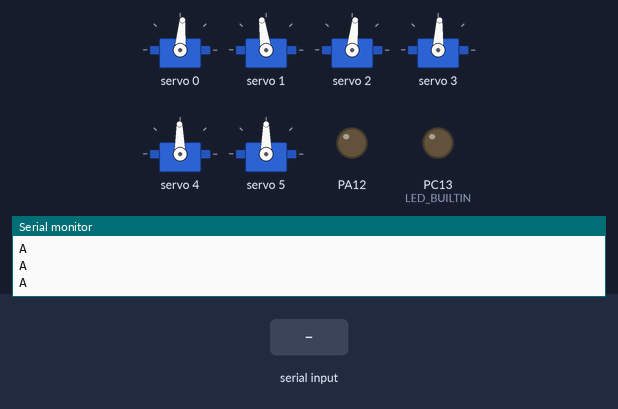
A sketch run on a simulated STM32 Blue Pill. Parts: 6 × servo, output pins drawn as LEDs (lit = HIGH), the last lines printed to the serial monitor. The inputs (shaded band) are chosen by the test bench.

Above: at 1.4 s.
1.5 s: "G90\n" received over Serial
At 1.7 s:
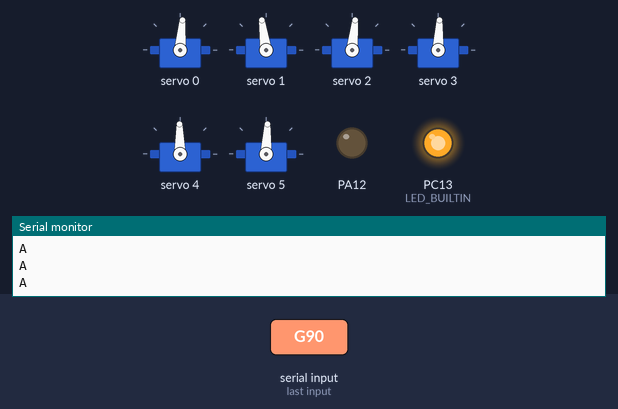
At 2.4 s:
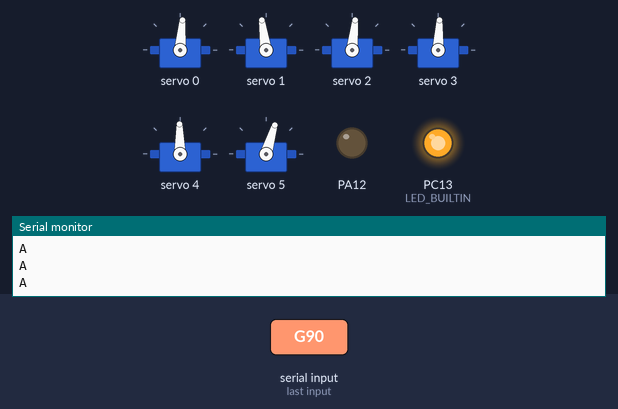
4.5 s: "P90\n" received over Serial
At 7.7 s:
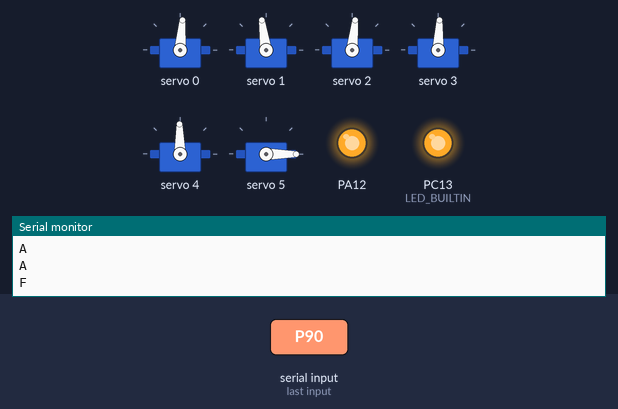
Timing chart, 0 to 9.2 s (numbered marks = the images above; inputs shaded):
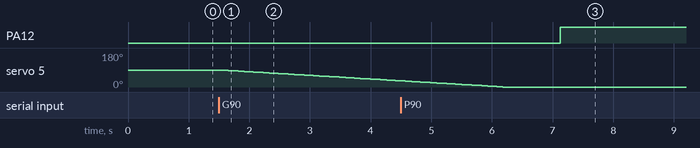

The sketch:

robot_stm32_pc.ino
```cpp
/*
 Name:		robot_stm32_pc.ino
 Created:	10.02.2018 15:04:41
 Author:	Michał Kuzemczak
*/

// the setup function runs once when you press reset or power the board
#include <Adafruit_PWMServoDriver.h>

#define MAX_LERP_POINTS 30
#define MAX_SERVOS 5

#define SRV0  0
#define SRV1  1
#define SRV2  2
#define SRV3  3
#define SRV4  4
#define SRV5  5

Adafruit_PWMServoDriver driver = Adafruit_PWMServoDriver();

void saveData(String val);
void start();
void establishContact();
void setGripper();
void movement();
void roznica();
void sendPath();

int pathAmt = 0, cntr0 = 0, cntr1 = 0, grip = 362, lastGrip = 362;
int path[MAX_LERP_POINTS][MAX_SERVOS + 1];
char val; // bajt odebrany z portu szeregowego
String liczba = ""; // ciag bajtow odebranych z portu szeregowego
bool _receivingPath = false; // flaga ustawiana, kiedy pojawi sie sygnal o przekazywaniu sciezki
bool _receivingGrip = false;
bool _lerpPointsAmtReceived = false;  // falga powiadamiajaca, ze zapisano ilosc punktow posrednich sciezki

void setup() {
	pinMode(LED_BUILTIN, OUTPUT);
	pinMode(12, OUTPUT);
	Serial.begin(115200); // otwarcie portu szeregowego UART
	driver.begin();
	driver.setPWMFreq(60);
	yield();

	start();
	establishContact(); // ustanowienie kontaktu
	digitalWrite(LED_BUILTIN, HIGH);

	for (int i = 0; i < MAX_LERP_POINTS; i++)
		for (int j = 0; j < MAX_SERVOS + 1; j++)
			path[i][j] = 0;
}

// the loop function runs over and over again until power down or reset
void loop() {
	/*while (Serial.available() > 0) {
		val = Serial.read();
		if (isDigit(val)) {
			liczba += val;
		}
		else if (val == '\n') {
			saveData(liczba);
		}
		else if (val == 'P') {
			_receivingPath = true;
		}
		else if (val == 'G') {
			_receivingGrip = true;
		}
	}*/
}

void serialEvent() {
	val = Serial.read();
	if (isDigit(val)) {
		liczba += val;
	}
	else if (val == '\n') {
		saveData(liczba);
		liczba = "";
	}
	else if (val == 'P') {
		_receivingPath = true;
	}
	else if (val == 'G') {
		_receivingGrip = true;
	}
	else if (val == 'T') {
		sendPath();
	}
}

void saveData(String val) {
	if (_receivingPath) {
		if (!_lerpPointsAmtReceived) {
			digitalWrite(12, HIGH);
			pathAmt = val.toInt();
			_lerpPointsAmtReceived = true;
		}
		else {
			path[cntr0][cntr1] = val.toInt();
			cntr1++;
			if (cntr1 == MAX_SERVOS) {
				cntr1 = 0;
				cntr0++;
				if (cntr0 == pathAmt) {
					cntr0 = 0;
					_receivingPath = false;
					_lerpPointsAmtReceived = false;
					movement();
					Serial.print("F");
					for (int i = 0; i < pathAmt; i++) {
						for (int j = 0; j < MAX_SERVOS + 1; j++) {
							path[i][j] = 0;
						}
					}
				}
			}
		}
	}
	else if (_receivingGrip) {
		grip = val.toInt();
		_receivingGrip = false;
		setGripper();
		Serial.print("F");
	}

}

void movement() {
	roznica();
	/*for (int i = 0; i < pathAmt; i++) {
		for (int j = 0; j < MAX_SERVOS + 1; j++) {
			Serial.print(path[i][j]);
			Serial.print(" ");
		}
		Serial.println("");
	}*/
	digitalWrite(12, LOW);
	for (int s = 0; s < pathAmt - 1; s++) {
		for (int u = 0; u < path[s + 1][MAX_SERVOS]; u++) {
			for (int i = 0; i < 5; i++) {
				driver.setPWM(i, 0, (int)(path[s][i] + (((float)(path[s + 1][i] - path[s][i]) / path[s + 1][MAX_SERVOS]) * (float)u)));
			}
			delay(12);
		}
	}

}


void setGripper() {
	if (grip >= lastGrip) {
		for (int p = lastGrip; p <= grip; p++) {
			driver.setPWM(SRV5, 0, p);
			delay(20);
		}
	}
	else {
		for (int p = lastGrip; p >= grip; p--) {
			driver.setPWM(SRV5, 0, p);
			delay(20);
		}
	}
	lastGrip = grip;
}

void roznica() {
	int t = 0;
	int diff = 0;

	for (int i = 1; i < pathAmt; i++) {
		for (int j = 0; j < MAX_SERVOS; j++) {
			diff = abs(path[i][j] - path[i - 1][j]);
			if (diff > t) t = diff;
		}
		path[i][MAX_SERVOS] = t;
		t = 0;
	}
}


void start() {
	driver.setPWM(SRV0, 0, 350);
	driver.setPWM(SRV1, 0, 382);
	driver.setPWM(SRV2, 0, 347);
	driver.setPWM(SRV3, 0, 355);
	driver.setPWM(SRV4, 0, 364);
	driver.setPWM(SRV5, 0, 362);
}


void establishContact() {
	while (Serial.available() <= 0) {
		Serial.println("A");
		delay(300);
	}
}

void sendPath() {
	for (int i = 0; i < pathAmt; i++) {
		for (int j = 0; j < MAX_SERVOS + 1; j++) {
			Serial.print(path[i][j]);
			Serial.print(" ");
		}
		Serial.println("\r");
	}
}
```

Measured:
- after the input at 1.5 s, PC13 (LED_BUILTIN): LOW → HIGH at once; servo 5: moves from 90° to 33° over 2.9 s, starting after 0.05 s
- after the input at 4.5 s, PA12: LOW → HIGH after 2.6 s
